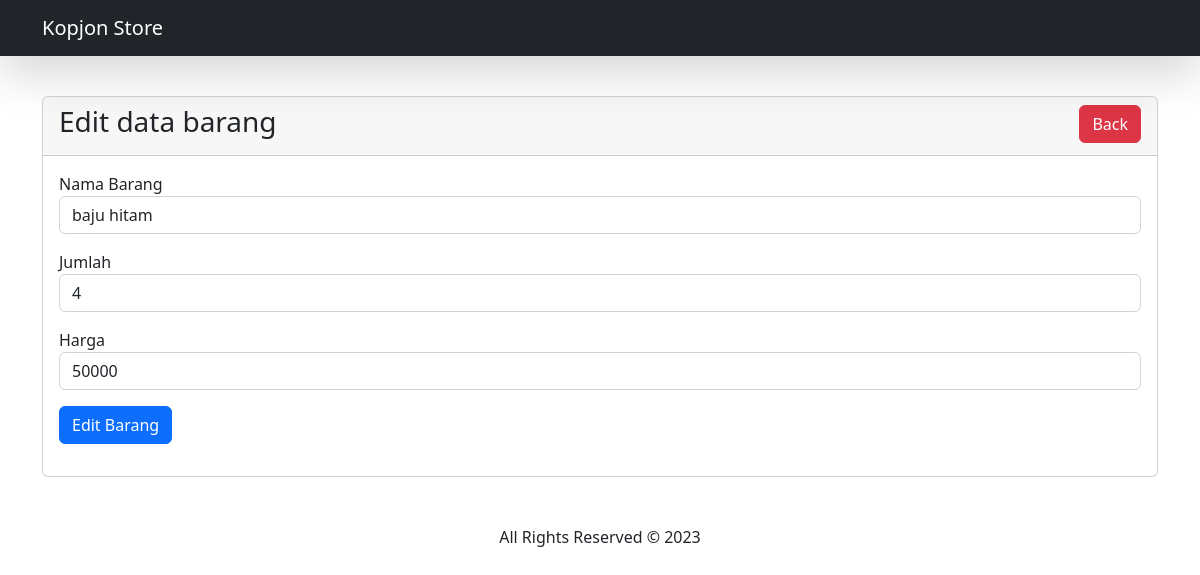
The app's page /pages/barang_update.php?id=25 with its own data.
### tables this page shows
CREATE TABLE `data_barang` (
  `id` int(20) NOT NULL,
  `nmbarang` varchar(50) NOT NULL,
  `jumlah` varchar(20) NOT NULL,
  `harga` varchar(50) NOT NULL
);

### data/code.php (called while the page is built, shortened)
<?php
class Code
{
    public function __construct()
    {
        $host = "localhost";
        $dbname = "kopjonstore";
        $username = "root";
        $password = "";
        $this->db = new PDO("mysql:host={$host};dbname={$dbname}", $username, $password);
    }
    public function get_by_id($id){
        $query = $this->db->prepare("SELECT * FROM data_barang where id=?");
        $query->bindParam(1, $id);
        $query->execute();
        return $query->fetch();
    }
}
?>

### pages/barang_update.php (the view, shortened to what this page needs)
<?php
include "../data/code.php";
$code = new Code();
if(isset($_GET['id'])){
    $id = $_GET['id'];
    $data_barang = $code->get_by_id($id);
}
else
{
    header('Location: barang_read.php');
}
?>
<!DOCTYPE html>
<html lang="en">
<head>
    <link rel="stylesheet" href="./css/bootstrap.min.css">
    <link rel="stylesheet" href="./css/all.min.css">
    <link rel="stylesheet" href="./css/style.css">
    <link href="https://cdn.jsdelivr.net/npm/bootstrap@5.2.2/dist/css/bootstrap.min.css"
    rel="stylesheet">
</head>
<body>
    <?php include "../menu/navbar.php"; ?>
    <br><br><br><br>
    <div class="container">
        <div class="row">
            <div class="col-md-12 mt4">
                <div class="card">
                    <div class="card-header">
                        <h3>Edit data barang
                            <a href="barang_read.php" class="btn btn-danger float-end">Back</a>
                        </h3>
                    </div>
                    <div class="card-body">
                        <form action="" method="POST">
                            <div class="mb-3">
                                <label>Nama Barang</label>
                                <input type="text" name="nmbarang" value="<?php echo $data_barang['nmbarang']; ?>" class="form-control" />
                            </div>
                            <div class="mb-3">
                                <label>Jumlah</label>
                                <input type="text" name="jumlah" value="<?php echo $data_barang['jumlah']; ?>" class="form-control" />
                            </div>
                            <div class="mb-3">
                                <label>Harga</label>
                                <input type="text" name="harga" value="<?php echo $data_barang['harga']; ?>" class="form-control" />
                            </div>
                            <div class="mb-3">
                                <button type="submit" name="barang_update_btn" class="btn btn-primary">Edit Barang</button>
                            </div>
                        </form>
                    </div>
                </div>
            </div>
        </div>
    </div>
      <div class="container text-center pt-5 pb-5">
        All Rights Reserved &copy; 2023
      </div>
</body>
</html>

### records on screen
data_barang: nmbarang "baju hitam", jumlah "4", harga "50000"
